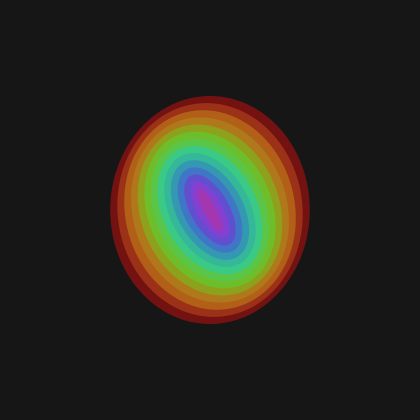
Frame 1 (no input)
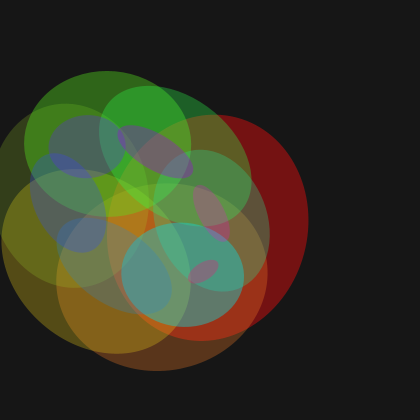
Frame 60 (the mouse pressed at the canvas centre just before this capture)
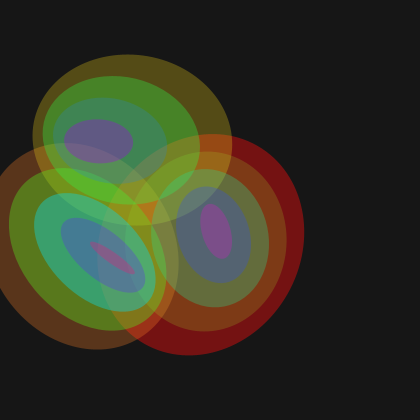
Frame 120 (the mouse held since frame 60 and released just before this capture)

The Processing sketch that drew these frames (run headless with seeded random() and noise(); from frame 60 on, the mouse is pressed at the canvas centre):

// Processing sketch: lesson_1E_composite
// ── lesson_1E_composite.pde
Ellipse[] e = new Ellipse[14];
//Rect[] r = new Rect[7];

void setup() {
  size(420, 420);
  background(32);
  colorMode(HSB, 360, 100, 100, 100);

  for (int i = 0; i < 14; ++i) {
    e[i] = new Ellipse(CENTER, width/2.0, height/2.0, (14-i)*14.25, (16-i)*14.25);
    e[i].shearX = 2 * i;
    e[i].noStroke = true;
    e[i].pivot = new PVector(width/3.0, height/2.0);
    e[i].fillColor = color(map(i, 0, 14, 0, 360), random(80, 100), 
      random(80, 100), random(20, 50));
    //r[i] = new Rect(CENTER, width/4, height/4, 100, 140);
    //r[i].shearY = -10 * i;
    //r[i].noStroke = true;
    //r[i].pivot = new PVector(width/3.0, height/3.0);
    //r[i].fillColor = color(map(i, 7, 0, 0, 180), random(80, 100), 
      //random(80, 100), random(40, 80));
  }
}

void draw() {
  background(32);
  for (int i = 0; i < 14; ++i) {
    e[i].update();
    e[i].rotation += i + 0.25;
    //r[i].update();
    //r[i].rotation += i+0.8;
  }
  
  save(frameCount + ".png");
}

void point(PVector position) {
  point(position.x, position.y);
}

void line(PVector origin, PVector destination) {
  line(origin.x, origin.y, destination.x, destination.y);
}

void ellipse(PVector v1, PVector v2) {
  ellipse(v1.x, v1.y, v2.x, v2.y);
}

void rect(PVector v1, PVector v2) {
  rect(v1.x, v1.y, v2.x, v2.y);
}

void triangle(PVector v1, PVector v2, PVector v3) {
  triangle(v1.x, v1.y, v2.x, v2.y, v3.x, v3.y);
}

void quad(PVector v1, PVector v2, PVector v3, PVector v4) {
  quad(v1.x, v1.y, v2.x, v2.y, v3.x, v3.y, v4.x, v4.y);
}

void bezier(PVector anchor1, PVector control1, PVector control2, PVector anchor2) {
  bezier(anchor1.x, anchor1.y, control1.x, control1.y, control2.x, control2.y, anchor2.x, anchor2.y);
}

void curve(PVector control1, PVector v1, PVector v2, PVector control2) {
  curve(control1.x, control1.y, v1.x, v1.y, v2.x, v2.y, control2.x, control2.y);
}

void vertex(PVector vertex) {
  vertex(vertex.x, vertex.y);
}

void translate(PVector pivot) {
  translate(pivot.x, pivot.y);
}
// ── Ellipse.pde
class Ellipse {
  PVector center;
  PVector scale;
  PVector tlCorner;
  PVector brCorner;
  PVector radii;
  float rotation;
  float shearX;
  float shearY;
  int mode = CENTER; // CENTER, RADIUS, CORNER, CORNERS
  PVector pivot;
  boolean noFill = false;
  boolean noStroke = false;
  color fillColor = color(255);
  color strokeColor = color(0);
  float strokeWeight = 1;

  Ellipse(int mode, PVector a, PVector b) {
    this.mode = mode;
    if (this.mode == CENTER) {
      this.scale = b;
      this.radii = PVector.div(this.scale, 2.0);
      this.center = a;
      this.tlCorner = PVector.sub(a, this.radii);
      this.brCorner = PVector.add(a, this.radii);
    } else if (this.mode == RADIUS) {
      this.scale = PVector.mult(b, 2);
      this.radii = b;
      this.center = a;
      this.tlCorner = PVector.sub(a, b);
      this.brCorner = PVector.add(a, b);
    } else if (this.mode == CORNER) {
      this.scale = b;
      this.radii = PVector.div(this.scale, 2.0);
      this.center = PVector.add(a, this.radii);
      this.tlCorner = a;
      this.brCorner = PVector.add(a, b);
    } else if (this.mode == CORNERS) {
      this.scale = PVector.sub(b, a);
      this.radii = PVector.div(this.scale, 2.0);
      this.center = PVector.add(a, this.radii);
      this.tlCorner = a;
      this.brCorner = b;
    }

    this.pivot = this.center;
  }

  Ellipse(int mode, float a, float b, float c, float d) {
    this.mode = mode;
    if (this.mode == CENTER) {
      this.scale = new PVector(c, d);
      this.radii = new PVector(c / 2.0, d / 2.0);
      this.center = new PVector(a, b);
      this.tlCorner = new PVector(a - c / 2.0, b - d / 2.0);
      this.brCorner = new PVector(a + c / 2.0, b + d / 2.0);
    } else if (this.mode == RADIUS) {
      this.scale = new PVector(c * 2, d * 2);
      this.radii = new PVector(c, d);
      this.center = new PVector(a, b);
      this.tlCorner = new PVector(a - c, b - d);
      this.brCorner = new PVector(a + c, b + d);
    } else if (this.mode == CORNER) {
      this.scale = new PVector(c, d);
      this.radii = new PVector(c / 2.0, d / 2.0);
      this.center = new PVector(a + c / 2.0, b + d / 2.0);
      this.tlCorner = new PVector(a, b);
      this.brCorner = new PVector(a + c, b + d);
    } else if (this.mode == CORNERS) {
      this.scale = new PVector(c - a, d - b);
      this.radii = new PVector((c - a) / 2.0, (d - b) / 2.0); 
      this.center = new PVector(a + (c - a) / 2.0, b + (d - b) / 2.0);
      this.tlCorner = new PVector(a, b);
      this.brCorner = new PVector(c, d);
    }

    this.pivot = this.center;
  }

  public String toString() {
    return toString(this.mode);
  }

  String toString(int displayMode) {
    if (displayMode == CORNER) {
      return "[" + this.tlCorner.x
        + ", " + this.tlCorner.y
        + ", " + this.scale.x
        + ", " + this.scale.y + "]";
    } else if (displayMode == CORNERS) {
      return "[" + this.tlCorner.x
        + ", " + this.tlCorner.y
        + ", " + this.brCorner.x
        + ", " + this.brCorner.y + "]";
    } else if (displayMode == RADIUS) {
      return "[" + this.center.x
        + ", " + this.center.y
        + ", " + this.radii.x
        + ", " + this.radii.y + "]";
    } else {
      return "[" + this.center.x
        + ", " + this.center.y
        + ", " + this.scale.x
        + ", " + this.scale.y + "]";
    }
  }

  void update() {
    ellipseMode(this.mode);

    pushStyle();
    if (this.noStroke == true || this.strokeWeight == 0) {
      noStroke();
    } else {
      strokeWeight(this.strokeWeight);
      stroke(this.strokeColor);
    }

    if(this.noFill == true) {
      noFill();
    } else {
      fill(this.fillColor);
    }

    if (this.rotation != 0 || this.shearX != 0 || this.shearY != 0) {
      pushMatrix();
      translate(this.pivot);
      shearX(radians(this.shearX));
      shearY(radians(this.shearY));
      rotate(radians(this.rotation));
      if (this.mode == CENTER) {
        ellipse(PVector.sub(this.center, this.pivot), this.scale);
      } else if (this.mode == CORNER) {
        ellipse(PVector.sub(this.tlCorner, this.pivot), this.scale);
      } else if (this.mode == CORNERS) {
        ellipse(PVector.sub(this.tlCorner, this.pivot), this.brCorner);
      } else if (this.mode == RADIUS) {
        ellipse(PVector.sub(this.center, this.pivot), this.radii);
      }
      popMatrix();
    } else {
      if (this.mode == CENTER) {
        ellipse(this.center, this.scale);
      } else if (this.mode == CORNER) {
        ellipse(this.tlCorner, this.scale);
      } else if (this.mode == CORNERS) {
        ellipse(this.tlCorner, this.brCorner);
      } else if (this.mode == RADIUS) {
        ellipse(this.center, this.radii);
      }
    }
    popStyle();
  }
}
// ── Rect.pde
class Rect {
  PVector center;
  PVector scale;
  PVector tlCorner;
  PVector brCorner;
  PVector radii;
  float rotation;
  float shearX;
  float shearY;
  int mode = CENTER; // CENTER, RADIUS, CORNER, CORNERS
  PVector pivot;
  boolean noFill = false;
  boolean noStroke = false;
  color fillColor = color(255);
  color strokeColor = color(0);
  float strokeWeight = 1;
  int strokeJoin = ROUND; // SQUARE, PROJECT, ROUND

  Rect(int mode, PVector a, PVector b) {
    this.mode = mode;
    if (this.mode == CENTER) {
      this.scale = b;
      this.radii = PVector.div(this.scale, 2.0);
      this.center = a;
      this.tlCorner = PVector.sub(a, this.radii);
      this.brCorner = PVector.add(a, this.radii);
    } else if (this.mode == RADIUS) {
      this.scale = PVector.mult(b, 2);
      this.radii = b;
      this.center = a;
      this.tlCorner = PVector.sub(a, b);
      this.brCorner = PVector.add(a, b);
    } else if (this.mode == CORNER) {
      this.scale = b;
      this.radii = PVector.div(this.scale, 2.0);
      this.center = PVector.add(a, this.radii);
      this.tlCorner = a;
      this.brCorner = PVector.add(a, b);
    } else if (this.mode == CORNERS) {
      this.scale = PVector.sub(b, a);
      this.radii = PVector.div(this.scale, 2.0);
      this.center = PVector.add(a, this.radii);
      this.tlCorner = a;
      this.brCorner = b;
    }

    this.pivot = this.center;
  }

  Rect(int mode, float a, float b, float c, float d) {
    this.mode = mode;
    if (this.mode == CENTER) {
      this.scale = new PVector(c, d);
      this.radii = new PVector(c / 2.0, d / 2.0);
      this.center = new PVector(a, b);
      this.tlCorner = new PVector(a - c / 2.0, b - d / 2.0);
      this.brCorner = new PVector(a + c / 2.0, b + d / 2.0);
    } else if (this.mode == RADIUS) {
      this.scale = new PVector(c * 2, d * 2);
      this.radii = new PVector(c, d);
      this.center = new PVector(a, b);
      this.tlCorner = new PVector(a - c, b - d);
      this.brCorner = new PVector(a + c, b + d);
    } else if (this.mode == CORNER) {
      this.scale = new PVector(c, d);
      this.radii = new PVector(c / 2.0, d / 2.0);
      this.center = new PVector(a + c / 2.0, b + d / 2.0);
      this.tlCorner = new PVector(a, b);
      this.brCorner = new PVector(a + c, b + d);
    } else if (this.mode == CORNERS) {
      this.scale = new PVector(c - a, d - b);
      this.radii = new PVector((c - a) / 2.0, (d - b) / 2.0); 
      this.center = new PVector(a + (c - a) / 2.0, b + (d - b) / 2.0);
      this.tlCorner = new PVector(a, b);
      this.brCorner = new PVector(c, d);
    }

    this.pivot = this.center;
  }

  @Override
    public String toString() {
    return toString(this.mode);
  }

  String toString(int displayMode) {
    if (displayMode == CORNER) {
      return "[" + this.tlCorner.x
        + ", " + this.tlCorner.y
        + ", " + this.scale.x
        + ", " + this.scale.y + "]";
    } else if (displayMode == CORNERS) {
      return "[" + this.tlCorner.x
        + ", " + this.tlCorner.y
        + ", " + this.brCorner.x
        + ", " + this.brCorner.y + "]";
    } else if (displayMode == RADIUS) {
      return "[" + this.center.x
        + ", " + this.center.y
        + ", " + this.radii.x
        + ", " + this.radii.y + "]";
    } else {
      return "[" + this.center.x
        + ", " + this.center.y
        + ", " + this.scale.x
        + ", " + this.scale.y + "]";
    }
  }

  void update() {
    rectMode(this.mode);

    pushStyle();
    if (this.noStroke == true || this.strokeWeight == 0) {
      noStroke();
    } else {
      strokeWeight(this.strokeWeight);
      stroke(this.strokeColor);
    }

    if(this.noFill == true) {
      noFill();
    } else {
      fill(this.fillColor);
    }

    if (this.rotation != 0 || this.shearX != 0 || this.shearY != 0) {
      pushMatrix();
      translate(this.pivot);
      shearX(radians(this.shearX));
      shearY(radians(this.shearY));
      rotate(radians(this.rotation));
      if (this.mode == CENTER) {
        rect(PVector.sub(this.center, this.pivot), this.scale);
      } else if (this.mode == CORNER) {
        rect(PVector.sub(this.tlCorner, this.pivot), this.scale);
      } else if (this.mode == CORNERS) {
        rect(PVector.sub(this.tlCorner, this.pivot), this.brCorner);
      } else if (this.mode == RADIUS) {
        rect(PVector.sub(this.center, this.pivot), this.radii);
      }
      popMatrix();
    } else {
      if (this.mode == CENTER) {
        rect(this.center, this.scale);
      } else if (this.mode == CORNER) {
        rect(this.tlCorner, this.scale);
      } else if (this.mode == CORNERS) {
        rect(this.tlCorner, this.brCorner);
      } else if (this.mode == RADIUS) {
        rect(this.center, this.radii);
      }
    }
    popStyle();
  }
}
